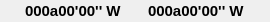
<?xml version="1.0" encoding="UTF-8"?>
<ui version="4.0">
 <class>BoardPosition</class>
 <widget class="QWidget" name="BoardPosition">
  <property name="geometry">
   <rect>
    <x>0</x>
    <y>0</y>
    <width>270</width>
    <height>22</height>
   </rect>
  </property>
  <property name="sizePolicy">
   <sizepolicy hsizetype="Fixed" vsizetype="Fixed">
    <horstretch>0</horstretch>
    <verstretch>0</verstretch>
   </sizepolicy>
  </property>
  <property name="minimumSize">
   <size>
    <width>270</width>
    <height>22</height>
   </size>
  </property>
  <property name="maximumSize">
   <size>
    <width>270</width>
    <height>22</height>
   </size>
  </property>
  <property name="windowTitle">
   <string>Form</string>
  </property>
  <layout class="QVBoxLayout" name="verticalLayout">
   <property name="leftMargin">
    <number>0</number>
   </property>
   <property name="topMargin">
    <number>0</number>
   </property>
   <property name="rightMargin">
    <number>0</number>
   </property>
   <property name="bottomMargin">
    <number>0</number>
   </property>
   <item>
    <layout class="QHBoxLayout" name="horizontalLayout">
     <property name="spacing">
      <number>0</number>
     </property>
     <property name="sizeConstraint">
      <enum>QLayout::SetMaximumSize</enum>
     </property>
     <item>
      <spacer name="horizontalSpacer">
       <property name="orientation">
        <enum>Qt::Horizontal</enum>
       </property>
       <property name="sizeHint" stdset="0">
        <size>
         <width>40</width>
         <height>20</height>
        </size>
       </property>
      </spacer>
     </item>
     <item>
      <widget class="QLabel" name="latitude">
       <property name="font">
        <font>
         <pointsize>11</pointsize>
         <weight>75</weight>
         <bold>true</bold>
        </font>
       </property>
       <property name="text">
        <string>000a00'00'' W</string>
       </property>
       <property name="alignment">
        <set>Qt::AlignLeading|Qt::AlignLeft|Qt::AlignVCenter</set>
       </property>
      </widget>
     </item>
     <item>
      <spacer name="horizontalSpacer_3">
       <property name="orientation">
        <enum>Qt::Horizontal</enum>
       </property>
       <property name="sizeHint" stdset="0">
        <size>
         <width>40</width>
         <height>20</height>
        </size>
       </property>
      </spacer>
     </item>
     <item>
      <widget class="QLabel" name="longitude">
       <property name="sizePolicy">
        <sizepolicy hsizetype="Preferred" vsizetype="Preferred">
         <horstretch>0</horstretch>
         <verstretch>0</verstretch>
        </sizepolicy>
       </property>
       <property name="font">
        <font>
         <pointsize>11</pointsize>
         <weight>75</weight>
         <bold>true</bold>
        </font>
       </property>
       <property name="text">
        <string>000a00'00'' W</string>
       </property>
       <property name="alignment">
        <set>Qt::AlignLeading|Qt::AlignLeft|Qt::AlignVCenter</set>
       </property>
      </widget>
     </item>
     <item>
      <spacer name="horizontalSpacer_2">
       <property name="orientation">
        <enum>Qt::Horizontal</enum>
       </property>
       <property name="sizeHint" stdset="0">
        <size>
         <width>40</width>
         <height>20</height>
        </size>
       </property>
      </spacer>
     </item>
    </layout>
   </item>
  </layout>
 </widget>
 <resources/>
 <connections/>
</ui>
